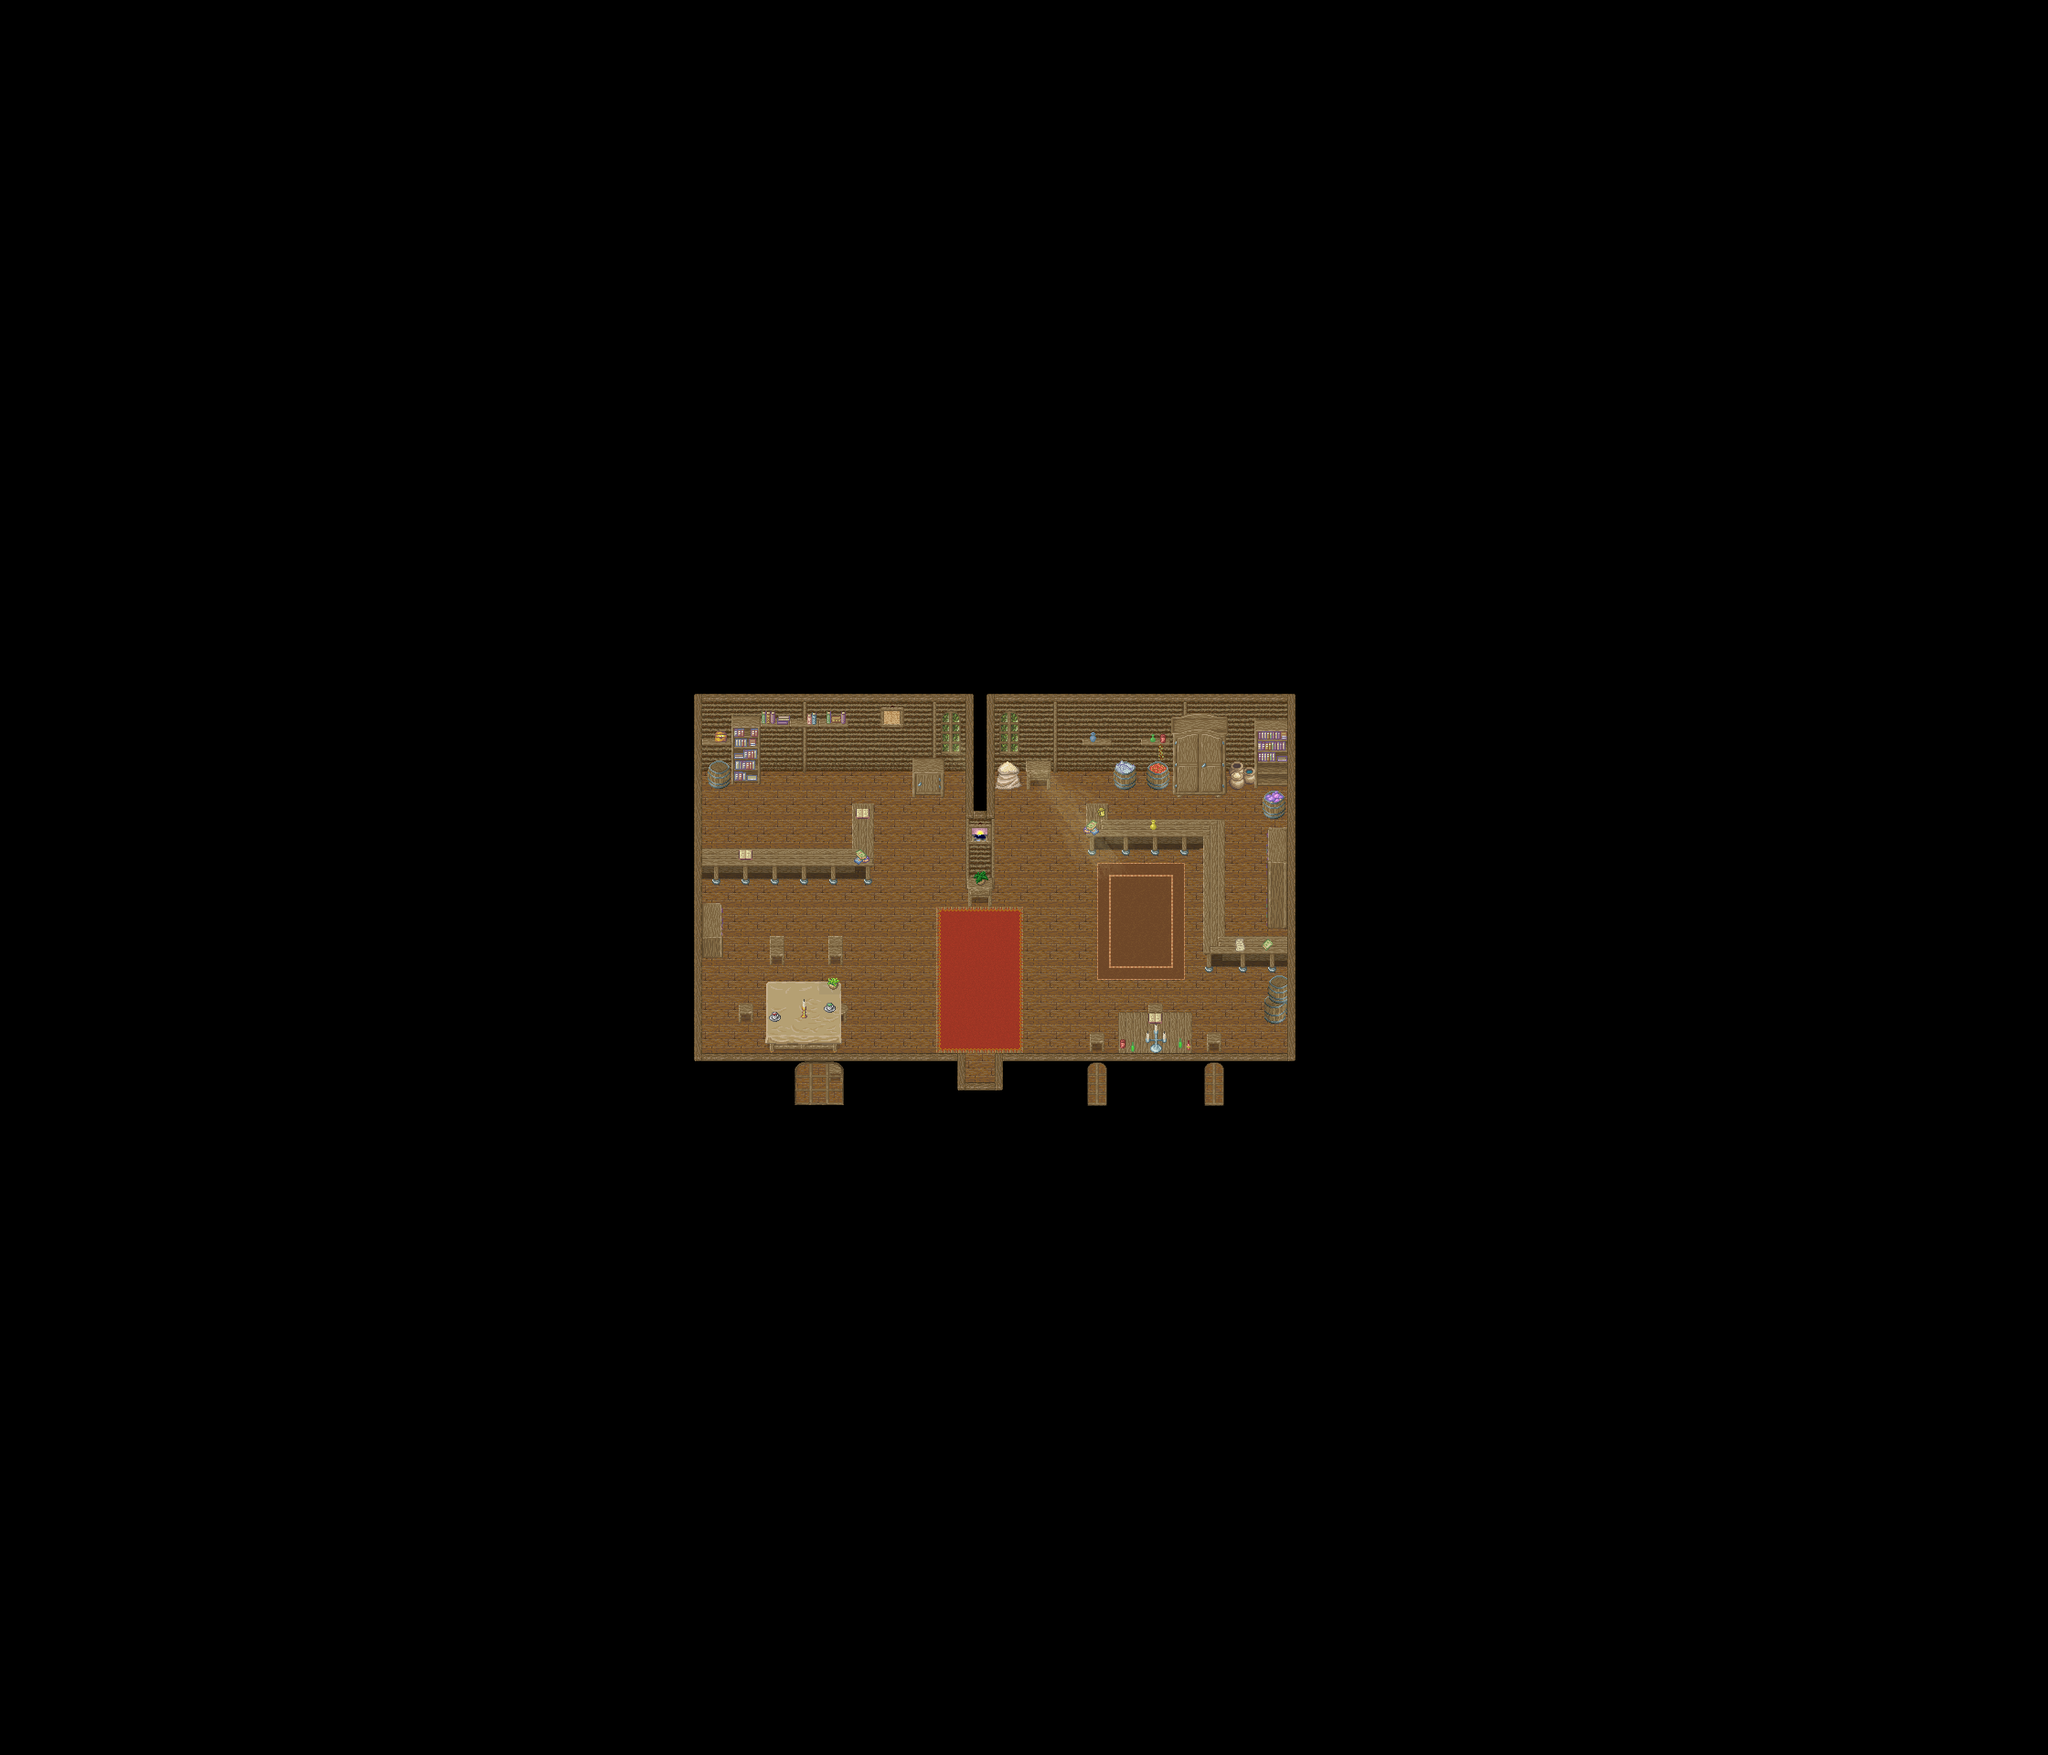

A level layout from a 2D game, rendered from its tile map. Below: a short description, then the map file with tile-grid data replaced by summaries:
An orthogonal 70x60 tile map with 32x32 px tiles, 6 tile layers (Ground, Ground 2, Ground 3, Fringe, ...), 2 hidden layers not drawn, 16 tilesets and 1 object (warp).

<map version="1.2" tiledversion="1.3.4" orientation="orthogonal" renderorder="right-down" width="70" height="60" tilewidth="32" tileheight="32" infinite="0" nextlayerid="18" nextobjectid="26">
 <properties>
  <property name="license" value="CC BY-SA 3.0" />
  <property name="manaplus version" value="2" />
  <property name="minimap" value="graphics/minimaps/012-2-3.png" />
  <property name="name" value="Candor Shop" />
 </properties>
 <tileset firstgid="1" name="Collision" tilewidth="32" tileheight="32" tilecount="9" columns="3">
  <image source="../graphics/tilesets/collision.png" width="96" height="96" />
 </tileset>
 <tileset firstgid="10" name="hurns-ground" tilewidth="32" tileheight="32" tilecount="256" columns="16">
  <image source="../graphics/tilesets/hurns-ground.png" width="512" height="512" />
 </tileset>
 <tileset firstgid="266" name="hurns-indoor" tilewidth="32" tileheight="32" tilecount="256" columns="16">
  <image source="../graphics/tilesets/hurns-indoor.png" width="512" height="512" />
 </tileset>
 <tileset firstgid="522" name="artis-indoor" tilewidth="32" tileheight="32" tilecount="256" columns="16">
  <image source="../graphics/tilesets/artis-indoor.png" width="512" height="512" />
 </tileset>
 <tileset firstgid="778" name="ship-indoor-fringe" tilewidth="32" tileheight="32" tilecount="256" columns="16">
  <image source="../graphics/tilesets/ship-indoor-fringe.png" width="512" height="512" />
 </tileset>
 <tileset firstgid="1034" name="hurns-indoor-accessory" tilewidth="32" tileheight="32" tilecount="128" columns="8">
  <image source="../graphics/tilesets/hurns-indoor-accessory.png" width="256" height="512" />
 </tileset>
 <tileset firstgid="1162" name="fire" tilewidth="64" tileheight="64" tilecount="7" columns="7">
  <image source="../graphics/tilesets/fire.png" width="448" height="64" />
  <tile id="0">
   <animation>
    <frame tileid="0" duration="100" />
    <frame tileid="1" duration="100" />
    <frame tileid="2" duration="100" />
    <frame tileid="3" duration="100" />
    <frame tileid="4" duration="100" />
    <frame tileid="5" duration="100" />
    <frame tileid="6" duration="100" />
   </animation>
  </tile>
 </tileset>
 <tileset firstgid="1169" name="sunlight-x1x5" tilewidth="32" tileheight="160" tilecount="4" columns="4">
  <image source="../graphics/tilesets/sunlight-x1x5.png" width="128" height="160" />
 </tileset>
 <tileset firstgid="1173" name="artis-indoor-fringe" tilewidth="32" tileheight="32" tilecount="256" columns="16">
  <image source="../graphics/tilesets/artis-indoor-fringe.png" width="512" height="512" />
 </tileset>
 <tileset firstgid="1429" name="artis-indoor-x1x3" tilewidth="32" tileheight="96" tilecount="48" columns="16">
  <image source="../graphics/tilesets/artis-indoor-x1x3.png" width="512" height="288" />
 </tileset>
 <tileset firstgid="1477" name="box-x1x2" tilewidth="32" tileheight="64" tilecount="8" columns="4">
  <image source="../graphics/tilesets/box-x1x2.png" width="128" height="128" />
 </tileset>
 <tileset firstgid="1485" name="box" tilewidth="32" tileheight="32" tilecount="36" columns="6">
  <image source="../graphics/tilesets/box.png" width="192" height="192" />
 </tileset>
 <tileset firstgid="1521" name="artis-indoor-x2x4" tilewidth="64" tileheight="128" tilecount="8" columns="8">
  <image source="../graphics/tilesets/artis-indoor-x2x4.png" width="512" height="128" />
 </tileset>
 <tileset firstgid="1529" name="carpet" tilewidth="32" tileheight="32" tilecount="9" columns="3">
  <image source="../graphics/tilesets/carpet.png" width="96" height="96" />
 </tileset>
 <tileset firstgid="1538" name="artis-indoor-x1x4" tilewidth="32" tileheight="128" tilecount="16" columns="16">
  <image source="../graphics/tilesets/artis-indoor-x1x4.png" width="512" height="128" />
 </tileset>
 <tileset firstgid="1554" name="candle-x1x2" tilewidth="32" tileheight="64" tilecount="12" columns="3">
  <image source="../graphics/tilesets/candle-x1x2.png" width="96" height="256" />
 </tileset>
 <layer id="10" name="Ground" width="70" height="60">
  <data>[4200 cells, 4200 non-empty, 24 distinct tile ids]</data>
 </layer>
 <layer id="11" name="Ground 2" width="70" height="60">
  <data>[4200 cells, 92 non-empty, 60 distinct tile ids]</data>
 </layer>
 <layer id="12" name="Ground 3" width="70" height="60">
  <data>[4200 cells, 16 non-empty, 14 distinct tile ids]</data>
 </layer>
 <layer id="13" name="Fringe" width="70" height="60">
  <data>[4200 cells, 11 non-empty, 10 distinct tile ids]</data>
 </layer>
 <layer id="14" name="Over" width="70" height="60">
  <data>[4200 cells, 125 non-empty, 27 distinct tile ids]</data>
 </layer>
 <layer id="15" name="Over 2" width="70" height="60">
  <data>[4200 cells, 4 non-empty, 4 distinct tile ids]</data>
 </layer>
 <layer id="16" name="Collision" width="70" height="60" visible="0">
  <data>[4200 cells, 4039 non-empty, 2 distinct tile ids]</data>
 </layer>
 <layer id="17" name="Heights" width="70" height="60" visible="0">
  <data>[4200 cells, 0 non-empty, 0 distinct tile ids]</data>
 </layer>
 <objectgroup id="9" name="Objects" visible="0">
  <object id="24" name="To Outside" type="warp" x="1056" y="1184" width="32" height="32">
   <properties>
    <property name="dest_map" value="012-1" />
    <property name="dest_x" value="64" />
    <property name="dest_y" value="96" />
   </properties>
  </object>
 </objectgroup>
</map>
